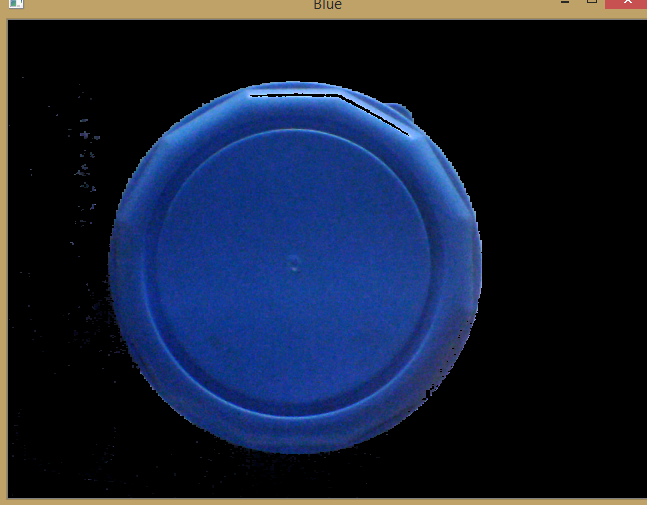
#> input picture Blue.png, 647 x 505 px, given in place of the camera
$ python Color_Detector.py
#> lines starting #> are read from the running program, lines starting #| are printed output that depends on the picture; after the words box and inside, x2 and y2 are one past the last pixel; in counts of white or black regions, pixels touching at a corner belong together
"""
Task: Color Identification
Name: Pranav Lulu
Domain: IOT & Computer Vision Intern
"""
# import necessary modules
import cv2
import numpy as np

cap = cv2.VideoCapture(0) #capture video from webcam

while True:
    _, frame = cap.read()                            #capture every frame
#> frame is the input picture: shape (505, 647, 3); mean B, G, R 53.5, 31.3, 21.9
    hsv_frame=cv2.cvtColor(frame,cv2.COLOR_BGR2HSV)  #convert BGR image to HSV
#> hsv_frame: shape (505, 647, 3); mean H, S, V 39, 75.5, 58.6

    #Red Color
    low_red = np.array([161,155,84])                 #low value of HSV for red
    high_red = np.array([179,255,255])               # high value of HSV for red
    red_mask = cv2.inRange(hsv_frame,low_red,high_red) # red mask
#> red_mask: shape (505, 647); every value is 0
    red = cv2.bitwise_and(frame,frame,mask=red_mask)
#> red: shape (505, 647, 3); every value is 0

    # Blue Color
    low_blue = np.array([94,80,2])                   #low value of HSV for blue
    high_blue = np.array([126,255,255])              #low value of HSV for blue
    blue_mask = cv2.inRange(hsv_frame,low_blue,high_blue) # blue mask
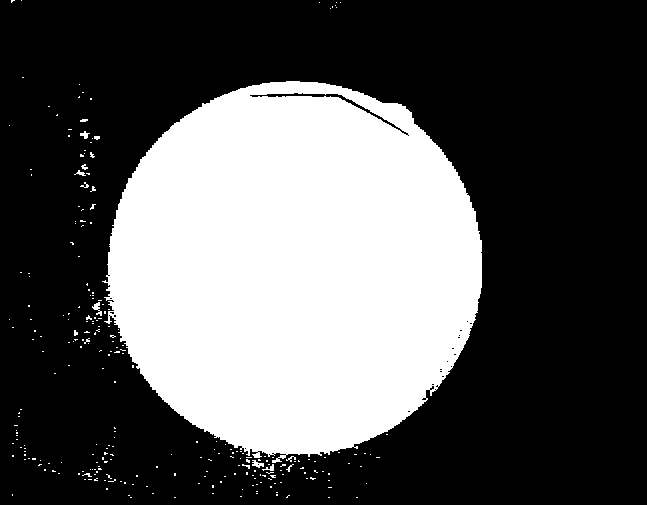
#> blue_mask: shape (505, 647); 34% white; 262 white regions (251 under 20 px), largest, box (x1, y1, x2, y2) and area: (102, 81, 482, 463) 109934, (92, 302, 102, 316) 62, (252, 460, 264, 468) 53
    blue = cv2.bitwise_and(frame,frame,mask=blue_mask)
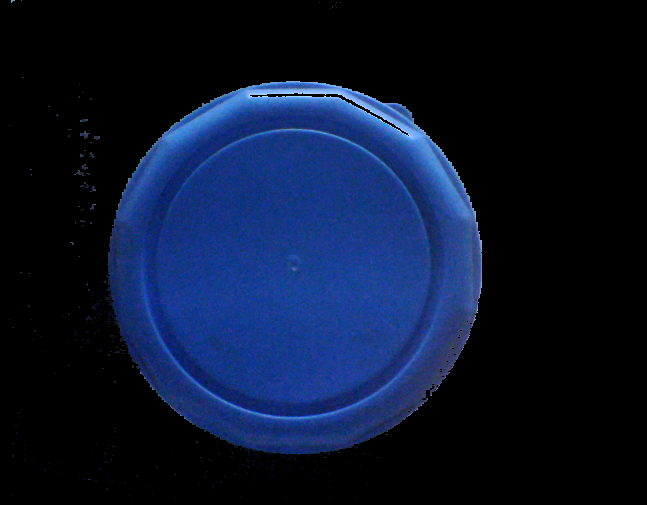
#> blue: shape (505, 647, 3); mean B, G, R 46.7, 21.2, 10

    # Green Color
    low_green = np.array([25,52,72])                 #low value of HSV for green
    high_green = np.array([126,255,255])             #low value of HSV for green
    green_mask = cv2.inRange(hsv_frame,low_green,high_green) # green mask
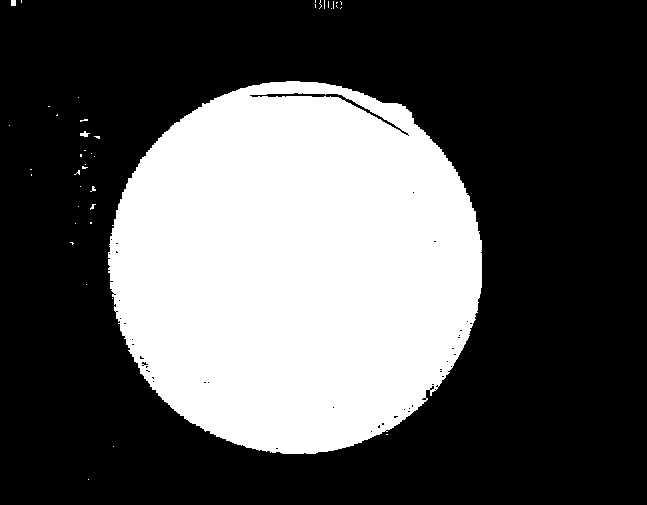
#> green_mask: shape (505, 647); 33.5% white; 42 white regions (39 under 20 px), largest, box (x1, y1, x2, y2) and area: (108, 81, 482, 454) 109205, (80, 131, 90, 137) 34, (11, 0, 16, 6) 30
    green = cv2.bitwise_and(frame,frame,mask=green_mask)

    #Results
    cv2.imshow("Red",red)
    cv2.imshow("Blue",blue)
    cv2.imshow("Green",green)
    key = cv2.waitKey(1)
#> (key Esc is pressed here)
    if key == 27:
       break;
